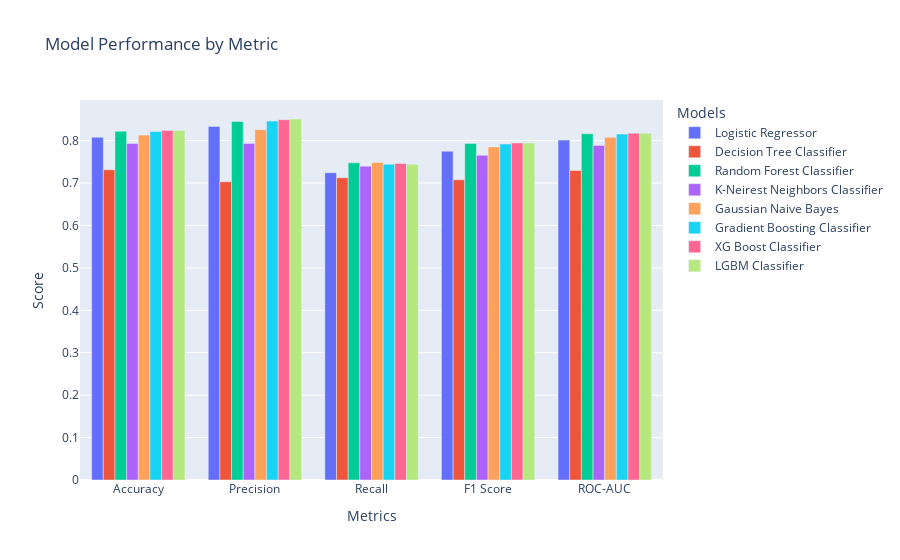

Write notebook code for a chart like this one.
### Code cell
fig = px.bar(
    df_metrics.melt(id_vars='Metric', var_name='Model', value_name='Score'),
    x='Metric',
    y='Score',
    color='Model',
    barmode='group',
    title='Model Performance by Metric'
)

fig.update_layout(
    xaxis_title="Metrics",
    yaxis_title="Score",
    legend_title="Models"
)
fig.show()
fig.write_html("bar_chart.html")

### Figure 1 — Plotly figure (JSON) as saved in the notebook; plotly's stock layout.template omitted (floating-point values rounded to 4 significant figures)
{"data": [{"alignmentgroup": "True", "hovertemplate": "Model=Logistic Regressor<br>Metric=%{x}<br>Score=%{y}<extra></extra>", "legendgroup": "Logistic Regressor", "marker": {"color": "#636efa", "pattern": {"shape": ""}}, "name": "Logistic Regressor", "offsetgroup": "Logistic Regressor", "orientation": "v", "showlegend": true, "textposition": "auto", "type": "bar", "x": ["Accuracy", "Precision", "Recall", "F1 Score", "ROC-AUC"], "xaxis": "x", "y": [0.8079, 0.8334, 0.7242, 0.775, 0.8013], "yaxis": "y"}, {"alignmentgroup": "True", "hovertemplate": "Model=Decision Tree Classifier<br>Metric=%{x}<br>Score=%{y}<extra></extra>", "legendgroup": "Decision Tree Classifier", "marker": {"color": "#EF553B", "pattern": {"shape": ""}}, "name": "Decision Tree Classifier", "offsetgroup": "Decision Tree Classifier", "orientation": "v", "showlegend": true, "textposition": "auto", "type": "bar", "x": ["Accuracy", "Precision", "Recall", "F1 Score", "ROC-AUC"], "xaxis": "x", "y": [0.7313, 0.703, 0.7125, 0.7077, 0.7298], "yaxis": "y"}, {"alignmentgroup": "True", "hovertemplate": "Model=Random Forest Classifier<br>Metric=%{x}<br>Score=%{y}<extra></extra>", "legendgroup": "Random Forest Classifier", "marker": {"color": "#00cc96", "pattern": {"shape": ""}}, "name": "Random Forest Classifier", "offsetgroup": "Random Forest Classifier", "orientation": "v", "showlegend": true, "textposition": "auto", "type": "bar", "x": ["Accuracy", "Precision", "Recall", "F1 Score", "ROC-AUC"], "xaxis": "x", "y": [0.8221, 0.845, 0.7476, 0.7933, 0.8162], "yaxis": "y"}, {"alignmentgroup": "True", "hovertemplate": "Model=K-Neirest Neighbors Classifier<br>Metric=%{x}<br>Score=%{y}<extra></extra>", "legendgroup": "K-Neirest Neighbors Classifier", "marker": {"color": "#ab63fa", "pattern": {"shape": ""}}, "name": "K-Neirest Neighbors Classifier", "offsetgroup": "K-Neirest Neighbors Classifier", "orientation": "v", "showlegend": true, "textposition": "auto", "type": "bar", "x": ["Accuracy", "Precision", "Recall", "F1 Score", "ROC-AUC"], "xaxis": "x", "y": [0.793, 0.7931, 0.7397, 0.7655, 0.7887], "yaxis": "y"}, {"alignmentgroup": "True", "hovertemplate": "Model=Gaussian Naive Bayes<br>Metric=%{x}<br>Score=%{y}<extra></extra>", "legendgroup": "Gaussian Naive Bayes", "marker": {"color": "#FFA15A", "pattern": {"shape": ""}}, "name": "Gaussian Naive Bayes", "offsetgroup": "Gaussian Naive Bayes", "orientation": "v", "showlegend": true, "textposition": "auto", "type": "bar", "x": ["Accuracy", "Precision", "Recall", "F1 Score", "ROC-AUC"], "xaxis": "x", "y": [0.813, 0.8258, 0.7484, 0.7852, 0.8079], "yaxis": "y"}, {"alignmentgroup": "True", "hovertemplate": "Model=Gradient Boosting Classifier<br>Metric=%{x}<br>Score=%{y}<extra></extra>", "legendgroup": "Gradient Boosting Classifier", "marker": {"color": "#19d3f3", "pattern": {"shape": ""}}, "name": "Gradient Boosting Classifier", "offsetgroup": "Gradient Boosting Classifier", "orientation": "v", "showlegend": true, "textposition": "auto", "type": "bar", "x": ["Accuracy", "Precision", "Recall", "F1 Score", "ROC-AUC"], "xaxis": "x", "y": [0.8215, 0.846, 0.7445, 0.792, 0.8153], "yaxis": "y"}, {"alignmentgroup": "True", "hovertemplate": "Model=XG Boost Classifier<br>Metric=%{x}<br>Score=%{y}<extra></extra>", "legendgroup": "XG Boost Classifier", "marker": {"color": "#FF6692", "pattern": {"shape": ""}}, "name": "XG Boost Classifier", "offsetgroup": "XG Boost Classifier", "orientation": "v", "showlegend": true, "textposition": "auto", "type": "bar", "x": ["Accuracy", "Precision", "Recall", "F1 Score", "ROC-AUC"], "xaxis": "x", "y": [0.8236, 0.8493, 0.7462, 0.7944, 0.8175], "yaxis": "y"}, {"alignmentgroup": "True", "hovertemplate": "Model=LGBM Classifier<br>Metric=%{x}<br>Score=%{y}<extra></extra>", "legendgroup": "LGBM Classifier", "marker": {"color": "#B6E880", "pattern": {"shape": ""}}, "name": "LGBM Classifier", "offsetgroup": "LGBM Classifier", "orientation": "v", "showlegend": true, "textposition": "auto", "type": "bar", "x": ["Accuracy", "Precision", "Recall", "F1 Score", "ROC-AUC"], "xaxis": "x", "y": [0.8237, 0.851, 0.7444, 0.7941, 0.8174], "yaxis": "y"}], "layout": {"barmode": "group", "legend": {"title": {"text": "Models"}, "tracegroupgap": 0}, "title": {"text": "Model Performance by Metric"}, "xaxis": {"anchor": "y", "domain": [0, 1], "title": {"text": "Metrics"}}, "yaxis": {"anchor": "x", "domain": [0, 1], "title": {"text": "Score"}}}}
